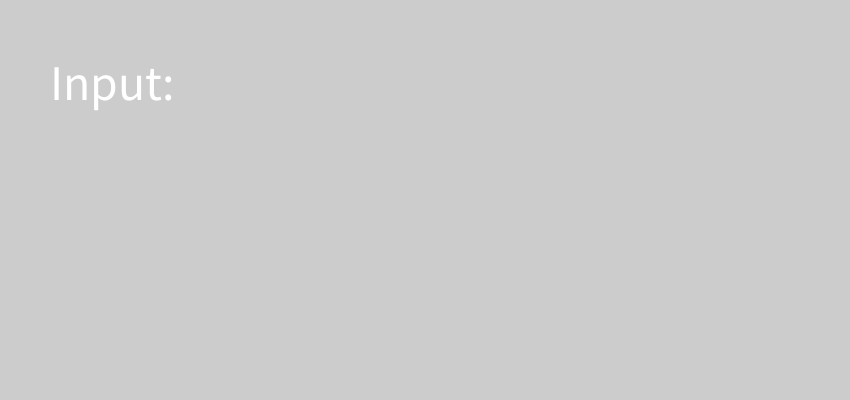
Frame 1 (no input)
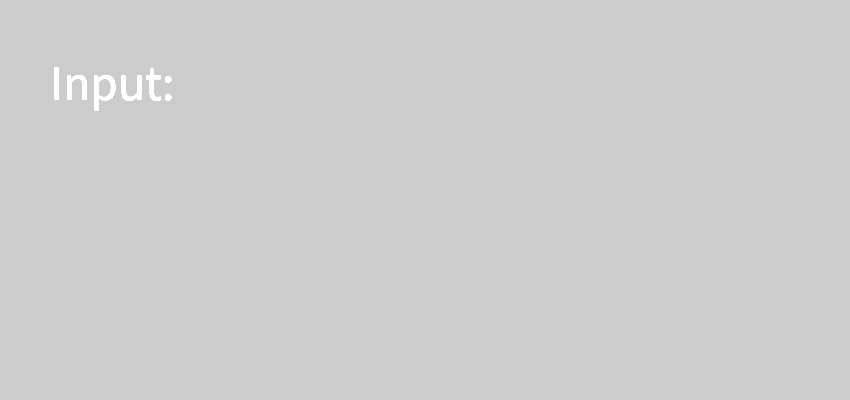
Frame 60 (the mouse pressed at the canvas centre just before this capture)
Frame 120 (the mouse held since frame 60 and released just before this capture): identical to frame 60, image omitted

The Processing sketch that drew these frames (run headless with seeded random() and noise(); from frame 60 on, the mouse is pressed at the canvas centre):

// Processing sketch: week06_3_if_alphabet
// ── week06_3_if_alphabet.pde
void setup(){
  size(850,400);
  textSize(50);
}
String line = "Input: ";
void draw(){
  text(line, 50,100);
}
void keyPressed(){
  if(key >= 'A' && key <= 'Z') line +=key;
  if(key >= 'a' && key <= 'z') line += key;
}
